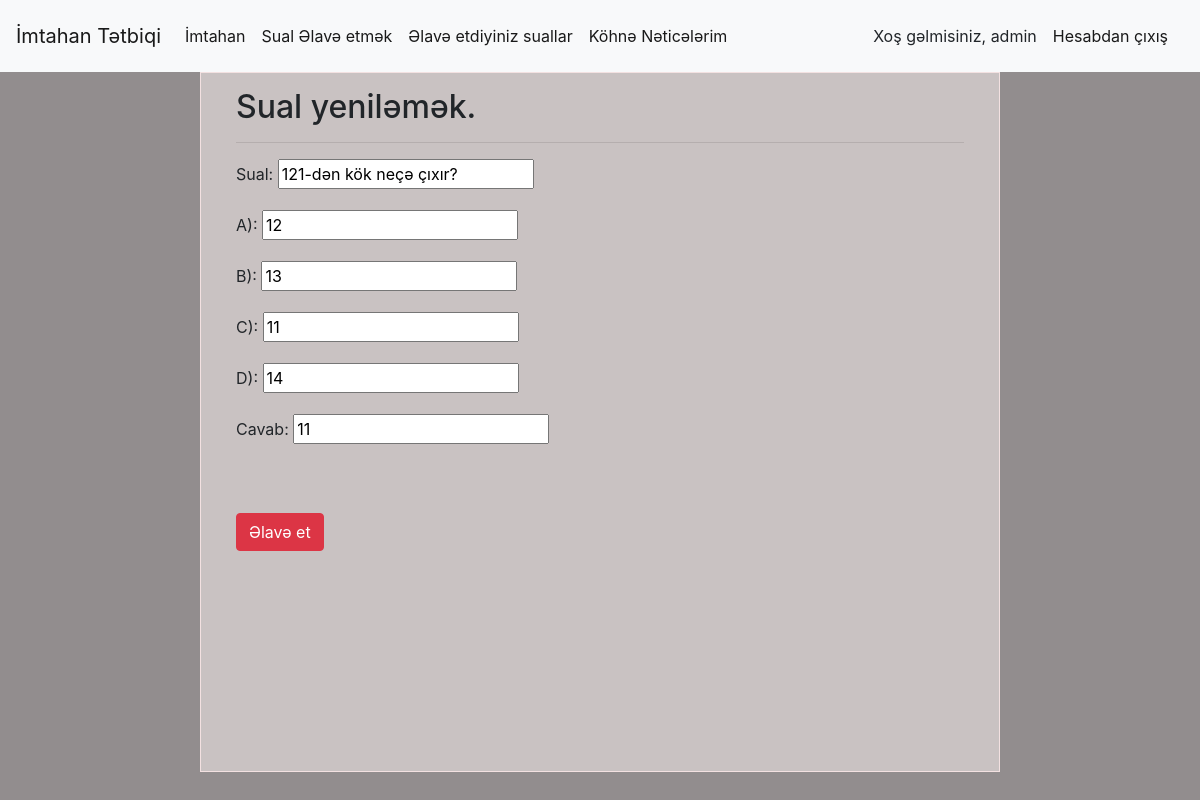
The app's page /update/12 (signed in) with its own data.
### pages/models.py (models this page shows, shortened)
class QuestionModel(models.Model):
    user = models.ForeignKey(User, on_delete=CASCADE)
    name = models.CharField(max_length=200, verbose_name="Sual",null=True)
    a = models.CharField(max_length=200, verbose_name="A)",null=True)
    b = models.CharField(max_length=200, verbose_name="B)",null=True)
    c = models.CharField(max_length=200, verbose_name="C)",null=True)
    d = models.CharField(max_length=200, verbose_name="D)",null=True)
    answer = models.CharField(max_length=200,verbose_name="Cavab:")

### pages/views.py (the view)
# urls.py: path('update/<int:id>',views.update_quiz, name ="updatequiz"),
@login_required(login_url='pages:index')
def update_quiz(request,id):
    user = request.user
    question = get_object_or_404(QuestionModel, id = id,user = user)
    form = QuizForm(request.POST or None,instance=question)
    if form.is_valid():
        question = form.save(commit=False)
        question.user = request.user
        question.save()
        messages.success(request,"Sualınız uğurla yeniləndi")
        return redirect("pages:my_questions")
    extends = {
        "form":form,
    }
    return render(request,"quizupdate.html",extends)

### pages/forms.py
class QuizForm(forms.ModelForm):
    class Meta:
        model = QuestionModel
        fields = ["name","a","b","c","d","answer"]

### templates/quizupdate.html (shortened to what this page needs)
{% extends "base.html" %}
{% block body %}
<div class="">
    <form class="form-wraddquest" method="POST">
      <h2 class="form-signin-heading">Sual yeniləmək.</h2>
      <hr>
      {{ form.as_p}}
      <br> <br>
      <button type="submit" class="btn btn-danger">Əlavə et</button>
    </form>
  </div>
{% endblock body %}

### templates/base.html (shortened to what this page needs)
<!DOCTYPE html>
{% load static %}
<html lang='en' class=''>
<head>
  <link rel="stylesheet" href="https://stackpath.bootstrapcdn.com/bootstrap/4.1.3/css/bootstrap.min.css">
  <link rel="stylesheet" href="{% static 'css/style.css' %}">
</head>
<body>
<nav class="navbar navbar-expand-lg navbar-light bg-light">
  <a class="navbar-brand" href="{% url 'pages:quiz' %}">İmtahan Tətbiqi</a>
  <div class="collapse navbar-collapse" id="navbarText">
    <ul class="navbar-nav mr-auto">
      {% if request.user.is_authenticated %}
      <li class="nav-item active">
        <a class="nav-link" href="{% url 'pages:quiz' %}">İmtahan </a>
      </li>
      <li class="nav-item active">
        <a class="nav-link" href="{% url 'pages:addquiz' %}">Sual Əlavə etmək</a>
      </li>
      <li class="nav-item active">
        <a class="nav-link" href="{% url 'pages:my_questions' %}">Əlavə etdiyiniz suallar</a>
      </li>
      <li class="nav-item active">
        <a class="nav-link" href="{% url 'pages:myresults' %}">Köhnə Nəticələrim</a>
      </li>
      {% endif %}
    </ul>
    {% if request.user.is_authenticated  %}
    Xoş gəlmisiniz, {{request.user.username}}
    <span class="navbar-text">
      <a class="nav-link" href="{% url 'pages:logout' %}">Hesabdan çıxış</a>
    </span>
    {% endif %}
  </div>
</nav>
{% block body %}
{% endblock body %}
</body>
</html>

### staticfiles/css/style.css (style rules this page uses)
body { background: rgba(110, 103, 104, 0.747) !important; }
.form-wraddquest { max-width: 800px; min-height: 700px; padding: 15px 35px 45px; margin: 0 auto; background-color: rgb(201, 194, 194); border: 1px solid rgba(247, 228, 228, 0.932); }

### records on screen
QuestionModel: name "121-dən kök neçə çıxır?", a "12", b "13", c "11", d "14", answer "11"

### other values on screen
{{ request.user.username }} "admin"
